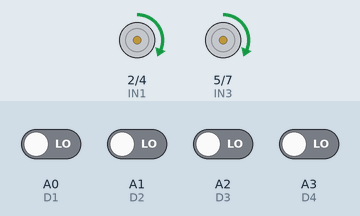
Simulated run of this sketch. Board: Arduino Uno, built with avr-gcc and run on an emulated ATmega328P. Parts: motor-driver pin pairs drawn as motors (green arrow = first pin HIGH = forward, orange = second pin HIGH = backward, longer = more drive, scaled by the enable pin). The test bench sets the inputs (shaded band); at power-on: A0 (D1), A1 (D2), A2 (D3), A3 (D4) LOW.

Above: at 1.2 s.
1.3 s: A0 (D1) driven HIGH
At 1.8 s:
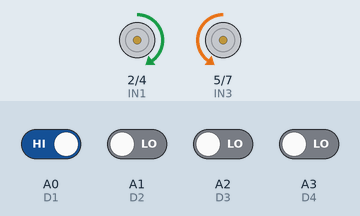
2.9 s: A0 (D1) driven LOW and A1 (D2) driven HIGH
At 4.1 s:
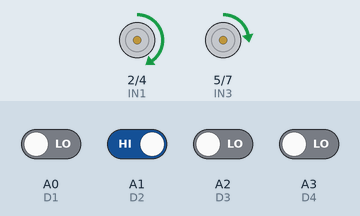
4.4 s: A1 (D2) driven LOW
At 5.6 s:
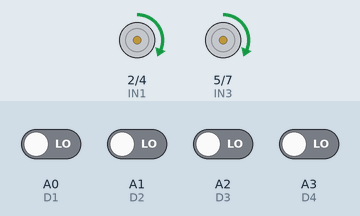
5.9 s: A2 (D3) driven HIGH
At 6.4 s:
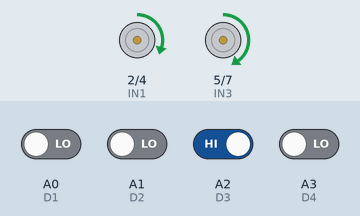
7.4 s: A3 (D4) driven HIGH
At 7.9 s:
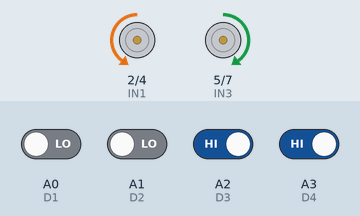
9.0 s: A3 (D4) driven LOW
At 10.0 s:
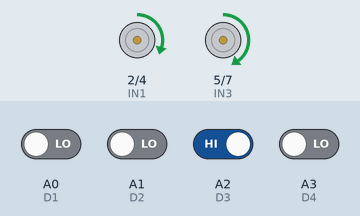
Timing chart, 0 to 11.5 s (numbered marks = the images above; inputs shaded):
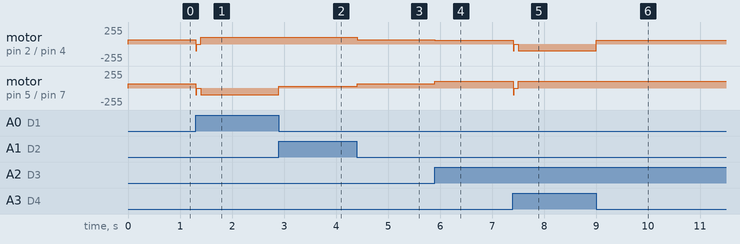

The sketch:

sketch_nov29b.ino
```cpp
#define D1 A0
#define D2 A1
#define D3 A2
#define D4 A3
#define IN1 2
#define IN2 4
#define IN3 5
#define IN4 7
#define ENA 3
#define ENB 6

#define RUNSPEED 65
#define TURNSPEED 100
//10顺时针，01逆时针
int Read(void);
void Move(int speed_l, int speed_r);
int i=1;
int temp = 0;

void setup() {
  // put your setup code here, to run once:
  Serial.begin(9600);
  pinMode(IN1, OUTPUT);
  pinMode(IN2, OUTPUT);
  pinMode(IN3, OUTPUT);
  pinMode(IN4, OUTPUT);
  pinMode(ENA, OUTPUT);
  pinMode(ENB, OUTPUT);

}

void loop() {
  // put your main code here, to run repeatedly:
  temp = Read();
  switch (temp) {
    case 0000:
     Move(RUNSPEED, RUNSPEED);
      break;//直行或者断点
   /* {switch(temp)
    {case 0000:
     Move(RUNSPEED, RUNSPEED);
      break;
      case 0001:
    Move(-TURNSPEED, -TURNSPEED);
      delay(20);
      Move(0,0);
      delay(80);
       Move(TURNSPEED, -TURNSPEED);
       while (Read() == 0010 || Read() == 0011 ||01110);
      break;
      case 1000:
       Move(-TURNSPEED, -TURNSPEED);
      delay(20);
      Move(0,0);
      delay(80);
       Move(TURNSPEED, -TURNSPEED);
       while (Read() == 1100 || Read() == 0100||Read() ==0110 );
      break;
     }
    }*/


    case 111://右直角
    case 11:
    case 1:
      Move(-TURNSPEED, -TURNSPEED);
      delay(20);
      Move(0,0);
      delay(80);
      Move(TURNSPEED, -TURNSPEED);
      while (Read() == 1 || Read() == 11 || Read() == 0);
      break;
    case 10:
     Move(TURNSPEED, 30);
      delay(10);
      break;//右偏


    case 1110://左直角
    case 1100:
    case 1000:
      Move(-100, -100);
      delay(20);
      Move(0,0);
      delay(80);
      Move(-TURNSPEED, TURNSPEED);
      while (Read() == 1000 || Read() == 1100 || Read() == 1110 || Read() == 0);
      break;
    case 100://左偏
      Move(60, TURNSPEED);
      delay(10);
      break;
      case 0110:
      {switch(temp)
        {case 0100://左v
//      case 1000:
      Move(- RUNSPEED,- RUNSPEED);
      delay(20);
      Move(0,0);
      delay(80);
      Move( RUNSPEED,TURNSPEED);
      while(Read()==0110||Read()==0100||Read()==1000||Read()==0)
      break;
      case 0010://右v
      case 0001:

       Move(- RUNSPEED,- RUNSPEED);
      delay(10);
      Move(0,0);
      delay(80);
      Move(TURNSPEED, RUNSPEED);
      while(Read()==0110||Read()==0010||Read()==0001||Read()==0)
      break;
      case 1111:
      case 1001://十字路左转

      Move(-RUNSPEED,-RUNSPEED);
      delay(20);
      Move(0,0);
      delay(80);
      if (i==1){
      Move(70, TURNSPEED);//第一次左转
      i++;}
      else
      Move(TURNSPEED, TURNSPEED);//第二次直行
      while (Read() == 1000 || Read() == 1100 || Read() == 1110 || Read() == 0);
      break;

      case 0000:

       Move(RUNSPEED,RUNSPEED);
      break;
     }
      }
     break;


    case 1111:
      for (int i = 0; i++; i < 500) {
        if (Read() != 1111)
          break;
        delay(1);
      }
      if (Read() == 1111)
        Move(0, 0);
      break;


  }
}

int Read(void) {
  return (digitalRead(D1) + digitalRead(D2) * 10 + digitalRead(D3) * 100 + digitalRead(D4) * 1000);
}

void Move(int L, int R) {
  //    Serial.print("L=");
  //    Serial.println(L);
  //    Serial.print("R=");
  //    Serial.println(R);
  if (L > 0) {
    digitalWrite(IN1, HIGH);
    digitalWrite(IN2, LOW);
  }
  else if (L == 0) {
    digitalWrite(IN1, LOW);
    digitalWrite(IN2, LOW);
  }
  else {
    digitalWrite(IN1, LOW);
    digitalWrite(IN2, HIGH);
    L = -L;
  }
  if (R > 0) {
    digitalWrite(IN3, HIGH);
    digitalWrite(IN4, LOW);
  }
  else if (R == 0) {
    digitalWrite(IN3, LOW);
    digitalWrite(IN4, LOW);
  }
  else {
    digitalWrite(IN3, LOW);
    digitalWrite(IN4, HIGH);
    R = -R;
  }
  if (L > 0xff) L = 0xff;
  if (R > 0xff) R = 0xff;
  analogWrite(ENA, L);
  analogWrite(ENB, R);
}
```

Measured:
- after the input at 1.3 s, motor on pin 2 (IN1) / pin 4 (IN2): forward 65/255 → stopped at once, → forward 100/255 0.10 s later; motor on pin 5 (IN3) / pin 7 (IN4): forward 65/255 → stopped at once, → backward 100/255 0.10 s later
- after the input at 2.9 s, motor on pin 5 (IN3) / pin 7 (IN4): backward 100/255 → forward 30/255 at once
- after the input at 4.4 s, motor on pin 2 (IN1) / pin 4 (IN2): forward 100/255 → forward 65/255 at once; motor on pin 5 (IN3) / pin 7 (IN4): forward 30/255 → forward 65/255 at once
- after the input at 5.9 s, motor on pin 2 (IN1) / pin 4 (IN2): forward 65/255 → forward 60/255 at once; motor on pin 5 (IN3) / pin 7 (IN4): forward 65/255 → forward 100/255 at once
- after the input at 7.4 s, motor on pin 2 (IN1) / pin 4 (IN2): forward 60/255 → stopped at once, → backward 100/255 0.10 s later; motor on pin 5 (IN3) / pin 7 (IN4): forward 100/255 → stopped at once, → forward 100/255 0.10 s later
- after the input at 9.0 s, motor on pin 2 (IN1) / pin 4 (IN2): backward 100/255 → forward 60/255 at once
